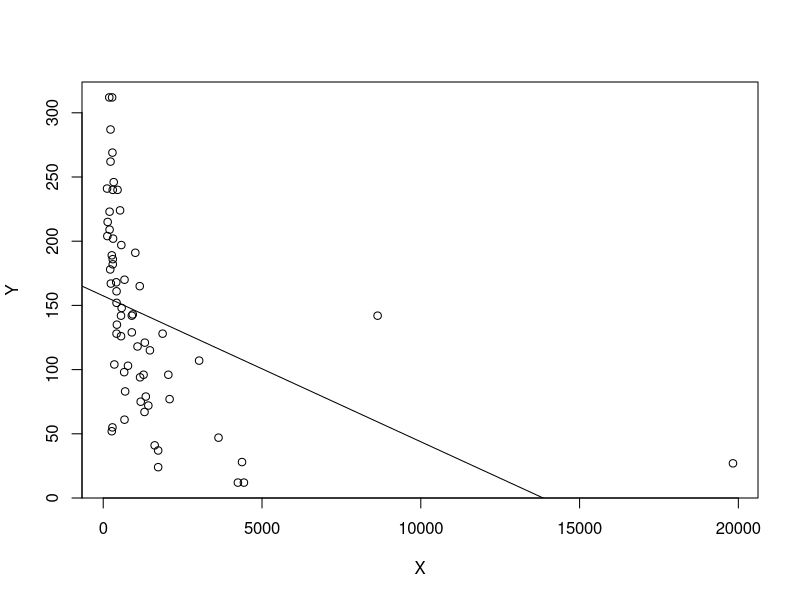

Here is the R script that generated this plot:
## ---- chunk 1
knitr::opts_chunk$set(echo = FALSE,warning = FALSE, message = FALSE)
## ---- chunk 2
library(dplyr)
## ---- chunk 3
tabla<-readxl::read_xlsx("Practica 4.xlsx")
#tabla
## ---- chunk 4
tabla2 <- select(tabla,PIBPC,MI)
tabla2<-rename(tabla2,X=PIBPC,Y=MI)
modelo1<-lm(Y~X,data=tabla2)
summary(modelo1)
b1<-157.424441
b2<--0.011364
#tabla2
## ---- chunk 5
confint(modelo1)
## ---- chunk 6
plot(Y~X,data=tabla2)
# modelo1<-lm(Y~X,data=tabla2)
abline(modelo1)
## ---- chunk 7
summary(modelo1)
R2<-0.1662
R2
## ---- chunk 8
tabla3 <- select(tabla,PIBPC,TAF,MI)
tabla3
## ---- chunk 9
modelo2<-lm(MI~PIBPC+TAF,data=tabla3)
summary(modelo2)$coefficients[,"Estimate"]
## ---- chunk 10
summary(modelo2)$coefficients[,"Std. Error"]
## ---- chunk 11
confint(modelo2)
## ---- chunk 12
summary(modelo2)$r.squared
summary(modelo2)$adj.r.squared
## ---- chunk 13
t<-qt(1-0.05 / 2,df=64-3)
t
summary(modelo2)$coefficients["PIBPC","t value"]
## ---- chunk 14
t
summary(modelo2)$coefficients["TAF","t value"]
## ---- chunk 15
f <- qf(1-0.05,df1=64-3,df2=3-1)
f
summary(modelo2)$fstatistic[1]
